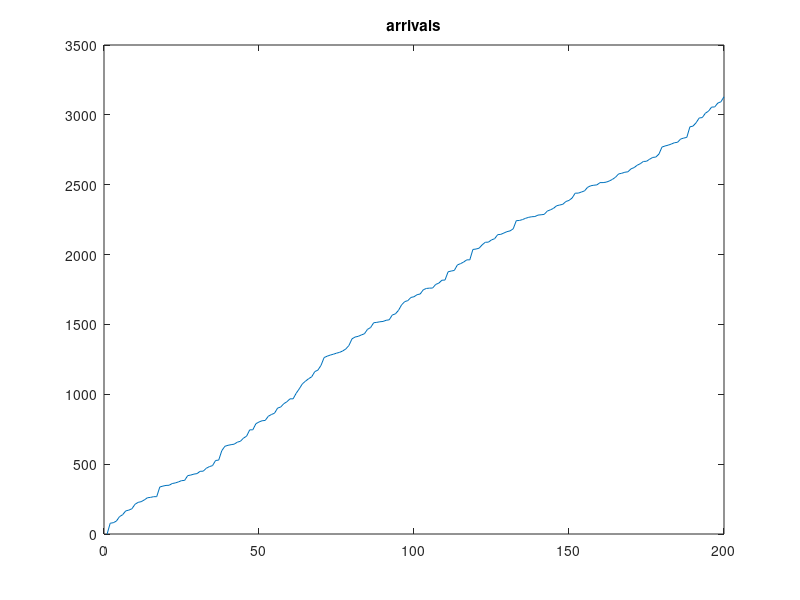
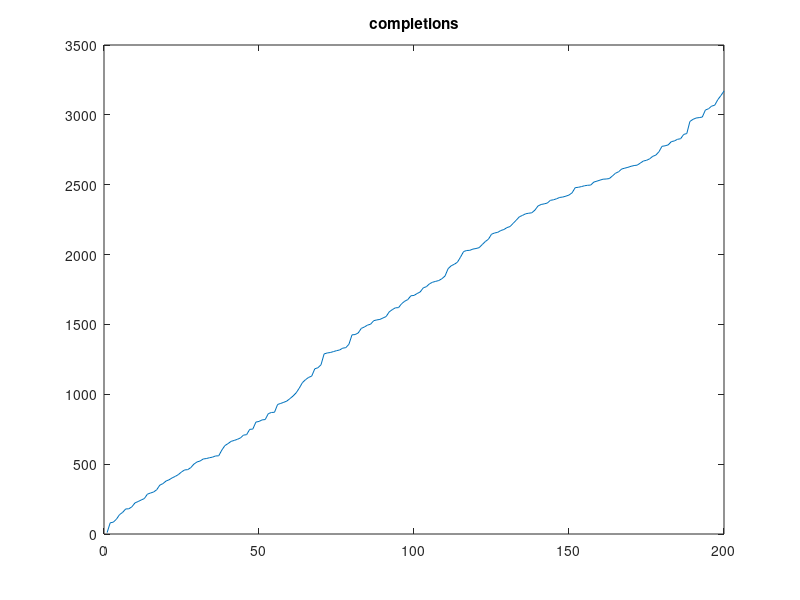

Write the MATLAB code that produced these figures, in order.
clear all
format long

lambda_1_hyper = 0.1;
lambda_2_hyper = 0.05;
k = 50;%k runs of m jobs
m = 200;

N = zeros(k,1);
T = zeros(k,1);
U = zeros(k,1);
X = zeros(k,1);

response_times = zeros(m,1);
inter_arrivals_samples= zeros(m,1);
arrivals_samples = zeros(m,1);
completions_samples = zeros(m,1);

%%

for i = 1:k
    %generation of hypo-exponential service samples (200 rows, 1 column)
    service_samples = -log(rand(m,1))/0.1 - log(rand(m,1))/0.5;

    %generetaion of hyper-exponential interarrival samples
    for j= 1:m
        if(rand()<0.5)
            inter_arrivals_samples(j) = -(log(rand())/lambda_1_hyper);
        else
            inter_arrivals_samples(j) = -(log(rand())/lambda_2_hyper);
        end
    end

    completions_samples(1) = service_samples(1); %temporaneo
    response_times(1) = service_samples(1); %temporaneo

    %response_times calculation 
    for j = 2:m
        arrivals_samples(j) = arrivals_samples(j-1) + inter_arrivals_samples(j);

        %completion samples calculation
        if(arrivals_samples(j)>= completions_samples(j-1))%no queue case 
            completions_samples(j) = arrivals_samples(j) + service_samples(j);
        else%queue case
            completions_samples(j) = completions_samples(j-1) + service_samples(j);
        end
        response_times(j) = completions_samples(j) - arrivals_samples(j);
    end
    
    W = sum(response_times);
    R = W/m;
    B = sum(service_samples);
    S = B/m;
    X(i,1) = m / completions_samples(m); %total time = time of last completion C(t)/tempo tot
    U(i,1) = X(i,1)*S; %utilization law
    N(i,1)= X(i,1)*R; %little's law
    
end

%%
%confidence intervals calculation, slide 42 L06

d_gamma = 1.96; %percentile of the standard normal distribution slide 44 L06

mean_R = mean(response_times);%last run is considered for simplicity
var_R = mean(response_times.^2)- mean_R^2;

R_lower_bound = mean_R - d_gamma * sqrt(var_R/m)
R_upper_bound = mean_R + d_gamma * sqrt(var_R/m)

mean_N = mean(N);
var_N = mean(N.^2) - mean_N^2;

N_lower_bound = mean_N - d_gamma * sqrt(var_N/k)
N_upper_bound = mean_N + d_gamma * sqrt(var_N/k)

mean_U = mean(U);
var_U = mean(U.^2) - mean_U^2;

U_lower_bound = mean_U - d_gamma * sqrt(var_U/k)
U_upper_bound = mean_U + d_gamma * sqrt(var_U/k)

mean_X = mean(X);
var_X = mean(X.^2) - mean_X^2;

X_lower_bound = mean_X - d_gamma * sqrt(var_X/k)
X_upper_bound = mean_X + d_gamma * sqrt(var_X/k)

%%
%plots of arrival and completion curves, x axis = ith number of
%arrival/completion , y axis time of ieth arrival
figure(1)
plot([1:m],arrivals_samples,"-");
title("arrivals")
figure(2)
plot([1:m],completions_samples,"-");
title("completions")